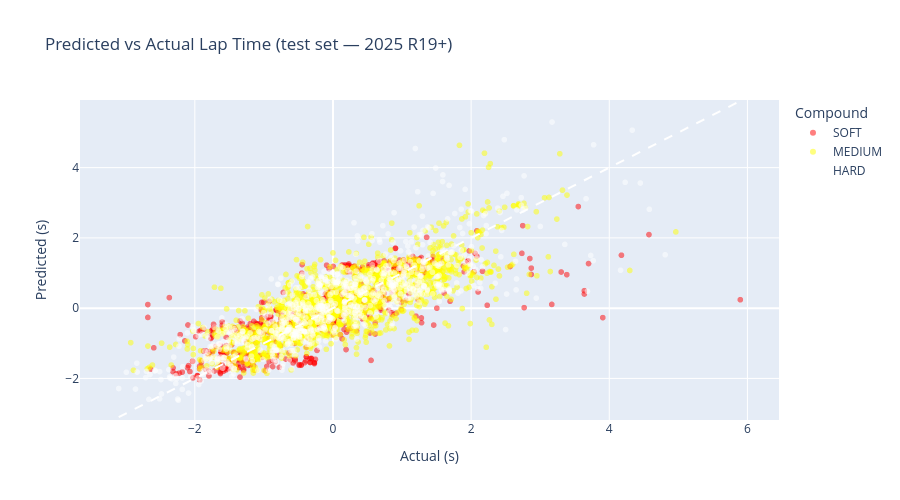

This figure's notebook cell:
### Code cell
# Predicted vs actual scatter — should cluster tightly around y=x line
test_df = results["test_df"].copy()
test_df["Predicted"] = results["test_preds"]
test_df["Error"]     = test_df["Predicted"] - test_df[TARGET_COLUMN]

sample = test_df.sample(min(3000, len(test_df)), random_state=42)

fig = px.scatter(
    sample,
    x=TARGET_COLUMN,
    y="Predicted",
    color="Compound",
    color_discrete_map={"SOFT": "red", "MEDIUM": "yellow", "HARD": "white"},
    opacity=0.5,
    title="Predicted vs Actual Lap Time (test set — 2025 R19+)",
    labels={TARGET_COLUMN: "Actual (s)", "Predicted": "Predicted (s)"},
    height=500,
)

# Perfect prediction line
mn = sample[TARGET_COLUMN].min()
mx = sample[TARGET_COLUMN].max()
fig.add_shape(type="line", x0=mn, y0=mn, x1=mx, y1=mx,
              line=dict(color="white", dash="dash"))
fig.show()

### Figure 1 — Plotly figure (JSON) as saved in the notebook; plotly's stock layout.template omitted (floating-point values rounded to 4 significant figures; data arrays with more than 128 entries replaced by an {"elided": "..."} marker saying what was removed)
{"data": [{"hovertemplate": "Compound=SOFT<br>Actual (s)=%{x}<br>Predicted (s)=%{y}<extra></extra>", "legendgroup": "SOFT", "marker": {"color": "red", "opacity": 0.5, "symbol": "circle"}, "mode": "markers", "name": "SOFT", "showlegend": true, "type": "scattergl", "x": {"elided": "623 float values"}, "xaxis": "x", "y": {"elided": "623 float values"}, "yaxis": "y"}, {"hovertemplate": "Compound=MEDIUM<br>Actual (s)=%{x}<br>Predicted (s)=%{y}<extra></extra>", "legendgroup": "MEDIUM", "marker": {"color": "yellow", "opacity": 0.5, "symbol": "circle"}, "mode": "markers", "name": "MEDIUM", "showlegend": true, "type": "scattergl", "x": {"elided": "1576 float values"}, "xaxis": "x", "y": {"elided": "1576 float values"}, "yaxis": "y"}, {"hovertemplate": "Compound=HARD<br>Actual (s)=%{x}<br>Predicted (s)=%{y}<extra></extra>", "legendgroup": "HARD", "marker": {"color": "white", "opacity": 0.5, "symbol": "circle"}, "mode": "markers", "name": "HARD", "showlegend": true, "type": "scattergl", "x": {"elided": "801 float values"}, "xaxis": "x", "y": {"elided": "801 float values"}, "yaxis": "y"}], "layout": {"height": 500, "legend": {"title": {"text": "Compound"}, "tracegroupgap": 0}, "shapes": [{"line": {"color": "white", "dash": "dash"}, "type": "line", "x0": -3.102, "x1": 5.897, "y0": -3.102, "y1": 5.897}], "title": {"text": "Predicted vs Actual Lap Time (test set — 2025 R19+)"}, "xaxis": {"anchor": "y", "domain": [0, 1], "title": {"text": "Actual (s)"}}, "yaxis": {"anchor": "x", "domain": [0, 1], "title": {"text": "Predicted (s)"}}}}
